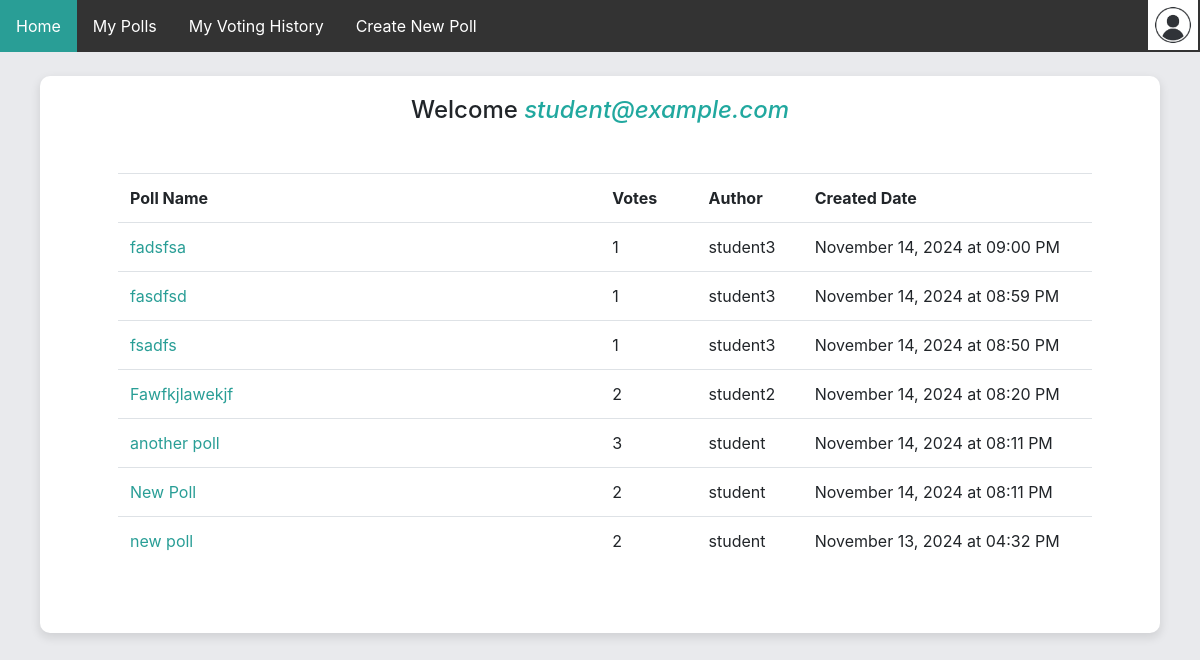
The page /home (signed in) on the database as committed earlier.
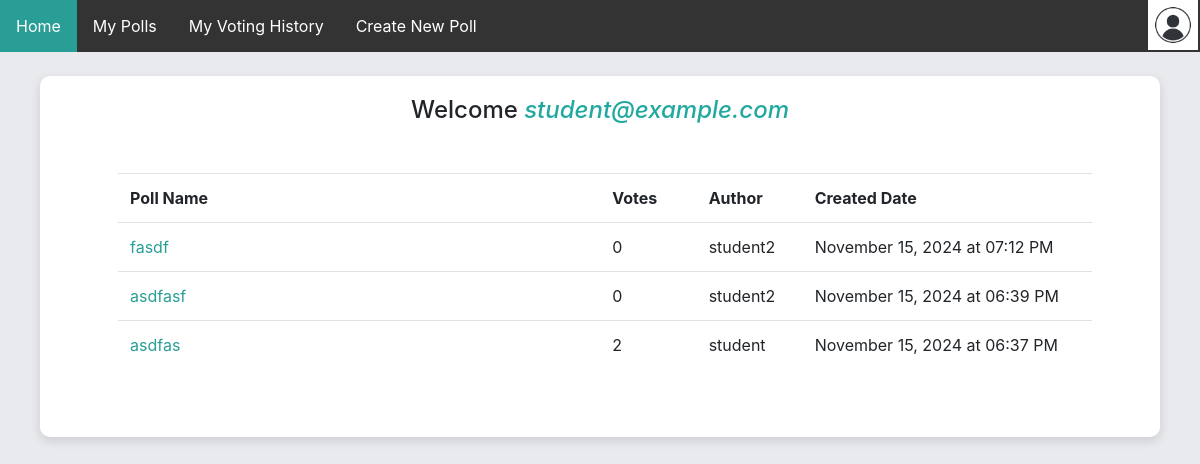
The same page on the database as committed later.
### app/models.py (models this page shows)
class User(db.Model, UserMixin):
    __tablename__ = 'user'
    id = db.Column(db.Integer, primary_key=True)
    email = db.Column(db.String(500), unique=True, nullable=False)
    password_hash = db.Column(db.String(500), unique=True, nullable=False) # store the hash password
    is_admin = db.Column(db.Boolean, default=False)
    polls = db.relationship('Poll', backref='creator', lazy=True, cascade="all, delete")
    votes = db.relationship('Vote', backref='voter', lazy=True, cascade="all, delete")
    vote_history = db.relationship('UserVoteHistory', backref='user', lazy=True, cascade="all, delete")

class Poll(db.Model):
    __tablename__ = 'poll'
    id = db.Column(db.Integer, primary_key=True)
    title = db.Column(db.String(120), nullable=False)
    description = db.Column(db.String(500), nullable=True)
    created_at =db.Column(db.DateTime, default=datetime.now)
    status = db.Column(db.String(20), default='active')
    user_id = db.Column(db.Integer, db.ForeignKey('user.id'), nullable=False)
    options = db.relationship('Option', backref='poll', cascade="all, delete",lazy=True)
    votes = db.relationship('Vote', backref='poll', cascade="all,delete", lazy=True)
    vote_history = db.relationship('UserVoteHistory', backref='poll', cascade="all,delete", lazy=True)
    @hybrid_property
    def vote_count(self):
        return len(self.votes)
    @hybrid_property
    def creator_username(self):
        creator = User.query.get(self.user_id)
        name, _, _ =creator.email.rpartition('@')
        return name

### app/routes.py (the view)
@app.route('/home')
@login_required
def home():
    polls = ps.fetch_polls()
    return render_template("custom_polls.html", user=current_user, polls=polls)

### app/auth.py (called while the page is built)
def load_user(user_id):
    return User.query.get(int(user_id))

### app/poll_service.py (called while the page is built)
def fetch_polls():
    return Poll.query.order_by(Poll.created_at.desc()).all()

### app/routes.py (called while the page is built)
@login_manager.user_loader
def load_user(user_id):
    return auth.load_user(user_id)

### app/templates/custom_polls.html
{% extends 'home.html' %}
{% block wrapper %}
<div class="m-5">
    <table class="table">
        <tr>
            <th scope="col"> Poll Name </th>
            <th scope="col"> Votes </th>
            <th scope="col"> Author </th>
            <th scope="col"> Created Date </th>
        </tr>
        {% for poll in polls %}
        <tr>
            <td class='col-sm-5'><a href="{{ url_for('poll', poll_id=poll.id) }}">{{ poll.title }}</a></td>
            <td class='col-sm-1'>{{ poll.vote_count}}</td>
            <td class='col-sm-1'>{{ poll.creator_username}} </td>
            <td class='col-sm-3'>{{ poll.created_at.strftime('%B %d, %Y at %I:%M %p')}} </td>
        </tr>
        {% endfor %}
    </table>
    </div>
{% endblock %}

### app/templates/home.html (shortened to what this page needs)
{% extends "base.html" %}
{% block body %}
<link rel="stylesheet" href="{{ url_for('static', filename='home.css') }}" type="text/css"/>
<nav>
    <ul>
        <li><a class="active" href="{{ url_for('home') }}">Home</a></li>
        <li><a href="{{url_for('my_polls')}}">My Polls</a></li>
        <li><a href="{{url_for('my_votes')}}">My Voting History</a></li>
        <li><a href="{{ url_for('create_poll') }}">Create New Poll</a></li>
        <li style="float:right" class="user">
            <img onclick="toggleSidebar()" style="float:right" src="{{ url_for('static', filename='user.jpg')}}" height="50" width="50">
        </li>
    </ul>
</nav>
<br>
<div class="wrapper">
    <h4 class="welcome">Welcome <i class="username">{{user.email}}</i></h4>
    {% block wrapper %}
    {% endblock %}
</div>
{% endblock %}

### app/templates/base.html (shortened to what this page needs)
<!DOCTYPE html>
<html>
<head>
    <link rel="stylesheet" href="https://cdn.jsdelivr.net/npm/bootstrap@4.1.3/dist/css/bootstrap.min.css">
</head>
<body>
    {% block body %} {% endblock %}
</body>
</html>

### app/static/home.css (style rules this page uses)
body { background: rgb(233, 234, 237); }
ul { list-style-type: none; margin: 0; padding: 0; overflow: hidden; background-color: #333; }
li { float: left; }
li a { display: block; color: white; text-align: center; padding: 14px 16px; text-decoration: none !important; }
.active { background-color: #299E96; }
h2, h5, th, td { cursor: default; }
.welcome { text-align: center; }
table { border-collapse: collapse; margin: 20px; margin-left: 30px; min-width: fit-content; max-width: 95%; }
th, td { text-align: left; padding: 8px; }
td a { color: #299E96; display: block; }
.wrapper { background: #fff; border-radius: 10px; box-shadow: 0px 4px 10px 1px rgba(0, 0, 0, 0.1); display: block; align-items: center; justify-content: center; padding-top: 20px; margin-left: 40px; margin-right: 40px; padding-bottom: 20px; }
.username { color: #21a89f; }
.user { padding-right: 2px; }

Rows that differ between the two databases and show on the page:
removed Poll: title "fadsfsa", vote_count "1", creator_username "student3", created_at "November 14, 2024 at 09:00 PM"
removed Poll: title "fasdfsd", vote_count "1", creator_username "student3", created_at "November 14, 2024 at 08:59 PM"
removed Poll: title "fsadfs", vote_count "1", creator_username "student3", created_at "November 14, 2024 at 08:50 PM"
removed Poll: title "Fawfkjlawekjf", vote_count "2", creator_username "student2", created_at "November 14, 2024 at 08:20 PM"
removed Poll: title "another poll", vote_count "3", creator_username "student", created_at "November 14, 2024 at 08:11 PM"
removed Poll: title "New Poll", vote_count "2", creator_username "student", created_at "November 14, 2024 at 08:11 PM"
removed Poll: title "new poll", vote_count "2", creator_username "student", created_at "November 13, 2024 at 04:32 PM"
added Poll: title "fasdf", vote_count "0", creator_username "student2", created_at "November 15, 2024 at 07:12 PM"
added Poll: title "asdfasf", vote_count "0", creator_username "student2", created_at "November 15, 2024 at 06:39 PM"
added Poll: title "asdfas", vote_count "2", creator_username "student", created_at "November 15, 2024 at 06:37 PM"
